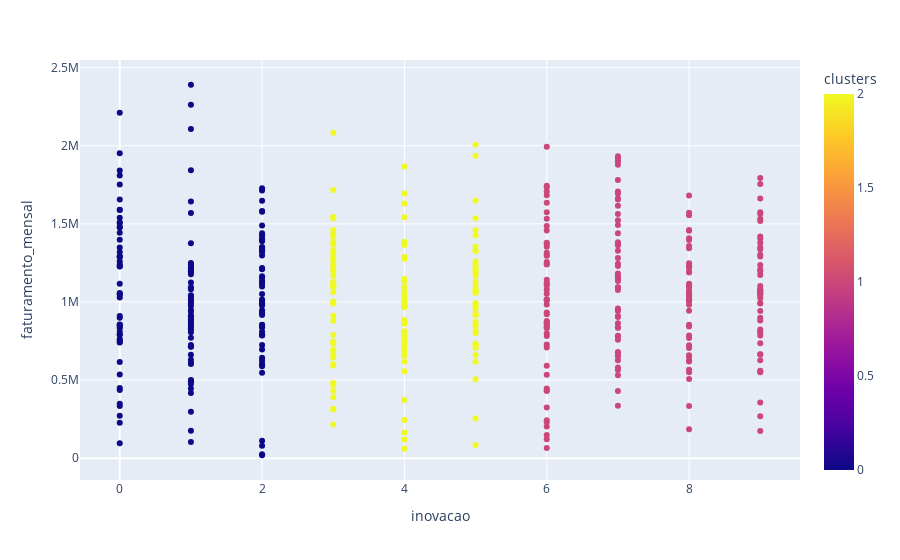

The code cell stored with this chart in its notebook:
### Code cell
px.scatter(clientes, x='inovacao', y='faturamento_mensal', color='clusters')

### Figure 1 — Plotly figure (JSON) as saved in the notebook; plotly's stock layout.template omitted (floating-point values rounded to 4 significant figures; data arrays with more than 128 entries replaced by an {"elided": "..."} marker saying what was removed)
{"data": [{"hovertemplate": "inovacao=%{x}<br>faturamento_mensal=%{y}<br>clusters=%{marker.color}<extra></extra>", "legendgroup": "", "marker": {"color": {"elided": "500 int values"}, "coloraxis": "coloraxis", "symbol": "circle"}, "mode": "markers", "name": "", "orientation": "v", "showlegend": false, "type": "scatter", "x": {"elided": "500 int values"}, "xaxis": "x", "y": {"elided": "500 float values"}, "yaxis": "y"}], "layout": {"coloraxis": {"colorbar": {"title": {"text": "clusters"}}, "colorscale": [[0, "#0d0887"], [0.1111, "#46039f"], [0.2222, "#7201a8"], [0.3333, "#9c179e"], [0.4444, "#bd3786"], [0.5556, "#d8576b"], [0.6667, "#ed7953"], [0.7778, "#fb9f3a"], [0.8889, "#fdca26"], [1, "#f0f921"]]}, "legend": {"tracegroupgap": 0}, "margin": {"t": 60}, "xaxis": {"anchor": "y", "domain": [0, 1], "title": {"text": "inovacao"}}, "yaxis": {"anchor": "x", "domain": [0, 1], "title": {"text": "faturamento_mensal"}}}}
